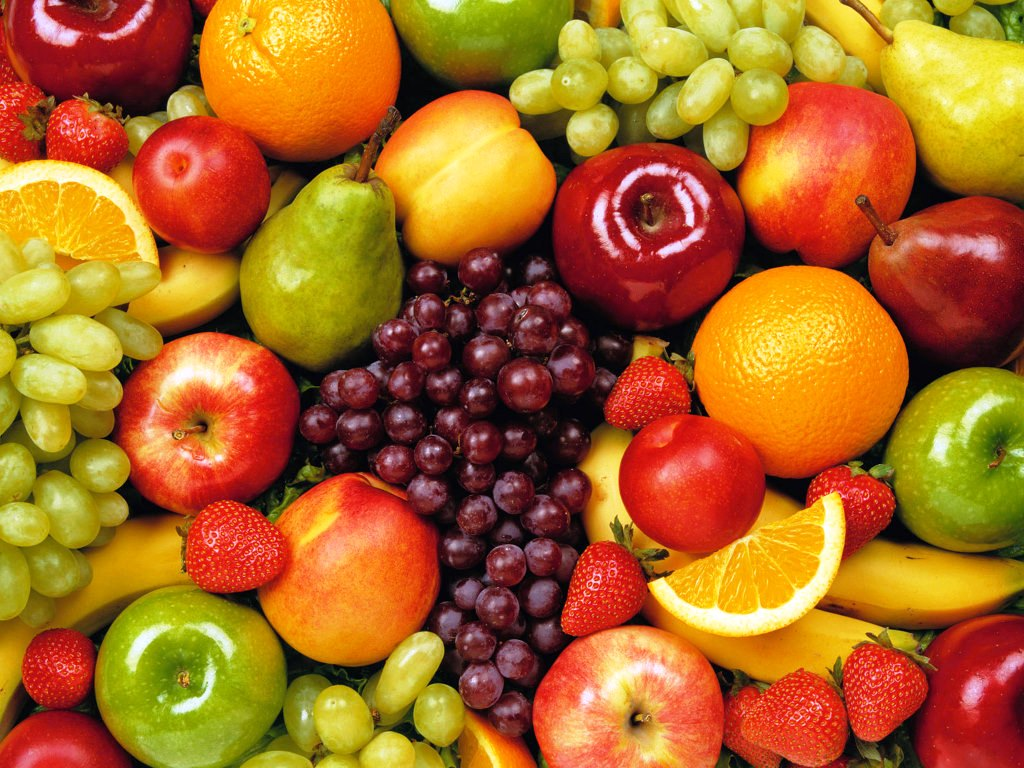
#> input picture frutas.jpg, 1024 x 768 px
$ python redimensionamiento.py
#> lines starting #> are read from the running program, lines starting #| are printed output that depends on the picture
import cv2
import matplotlib.pyplot as plt

image = cv2.imread("frutas.jpg")
#> image is the input picture: shape (768, 1024, 3); mean B, G, R 34.7, 104, 170.5

if image is None:
    print("Error: no se encontró frutas.jpg")
else:
    pequena = cv2.resize(
        image,
        (0, 0),
        fx=0.1,
        fy=0.1
    )
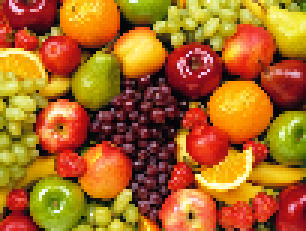
#> pequena: shape (77, 102, 3) (shown 3 times larger); mean B, G, R 34.7, 104.1, 170.8

    grande = cv2.resize(
        image,
        (600, 350)
    )
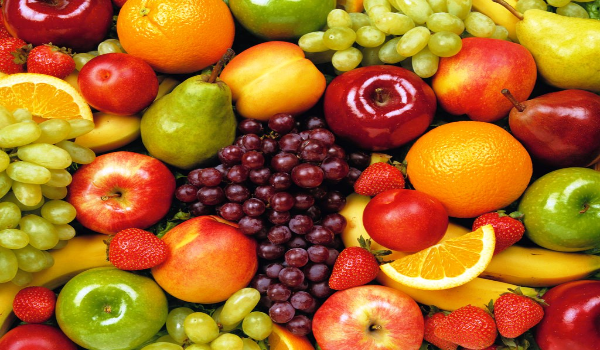
#> grande: shape (350, 600, 3); mean B, G, R 34.6, 103.9, 170.4

    interpolacion = cv2.resize(
        image,
        (780, 540),
        interpolation=cv2.INTER_LINEAR
    )
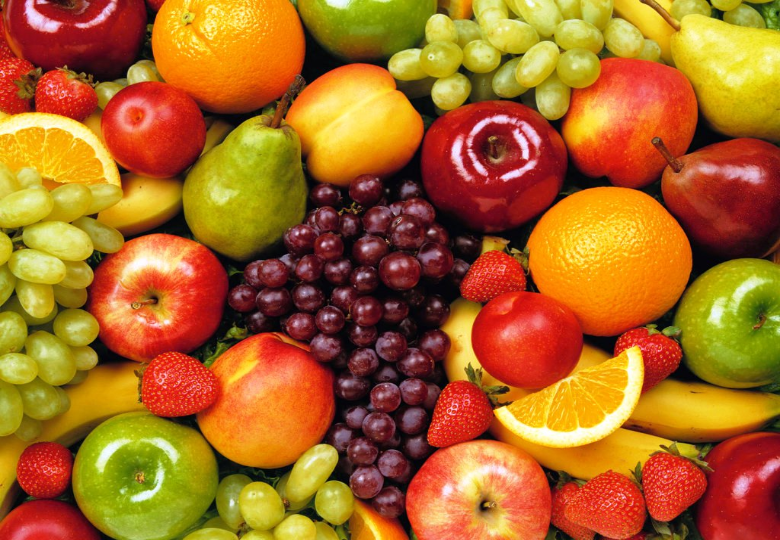
#> interpolacion: shape (540, 780, 3); mean B, G, R 34.6, 103.9, 170.4

    titulos = [
        "Original",
        "10 % del tamaño",
        "Tamaño fijo",
        "Interpolación lineal"
    ]

    imagenes = [
        image,
        pequena,
        grande,
        interpolacion
    ]

    plt.figure(figsize=(12, 8))

    for i in range(4):
        plt.subplot(2, 2, i + 1)

        imagen_rgb = cv2.cvtColor(
            imagenes[i],
            cv2.COLOR_BGR2RGB
        )

        plt.imshow(imagen_rgb)
        plt.title(titulos[i])
        plt.axis("off")

    plt.tight_layout()
    plt.show()
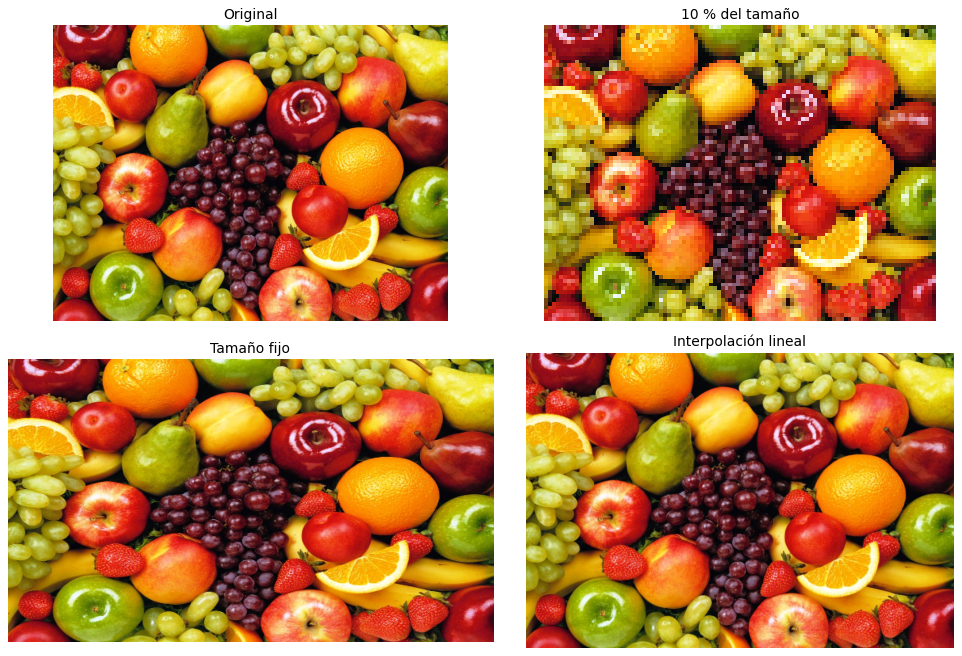
#> figure drawn by matplotlib, 4 panels

$ run again, with gatos_perros_casas.jpg copied over frutas.jpg
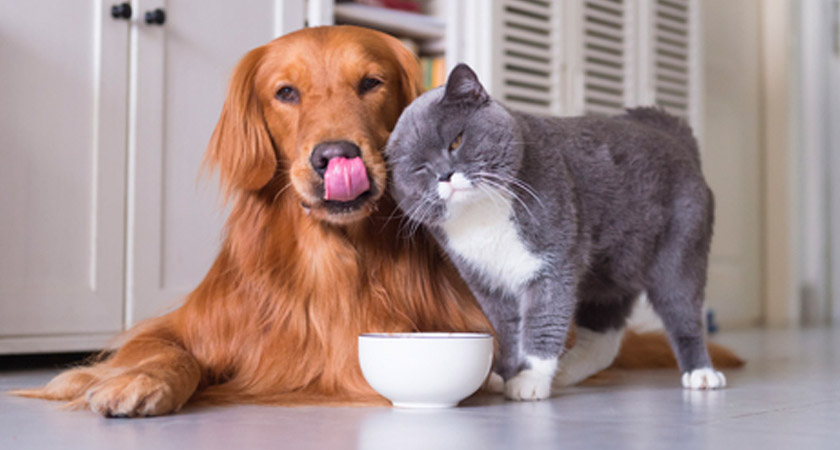
#> input picture gatos_perros_casas.jpg, 840 x 450 px
#> image is the input picture: shape (450, 840, 3); mean B, G, R 137.5, 140.6, 162.7
#> `interpolacion = cv2.resize( image, (780, 540), interpolation=cv2.INTER..`:
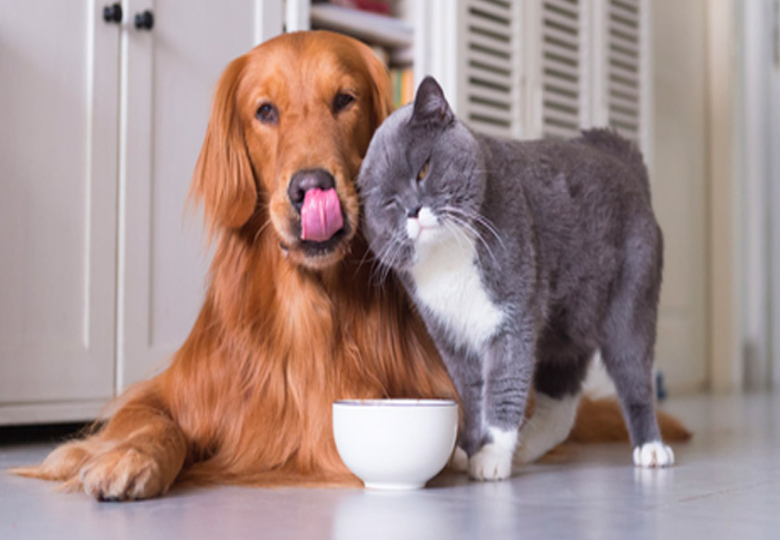
#> interpolacion: shape (540, 780, 3); mean B, G, R 137.4, 140.5, 162.6
#> `plt.show()`:
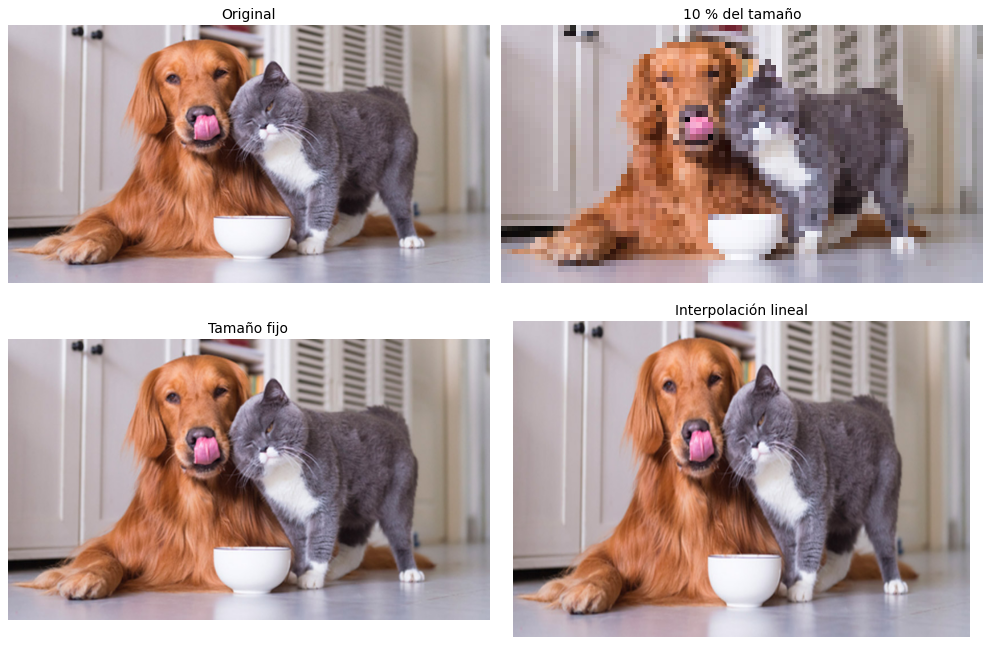
#> figure drawn by matplotlib, 4 panels

$ run again, with huerto.jpg copied over frutas.jpg
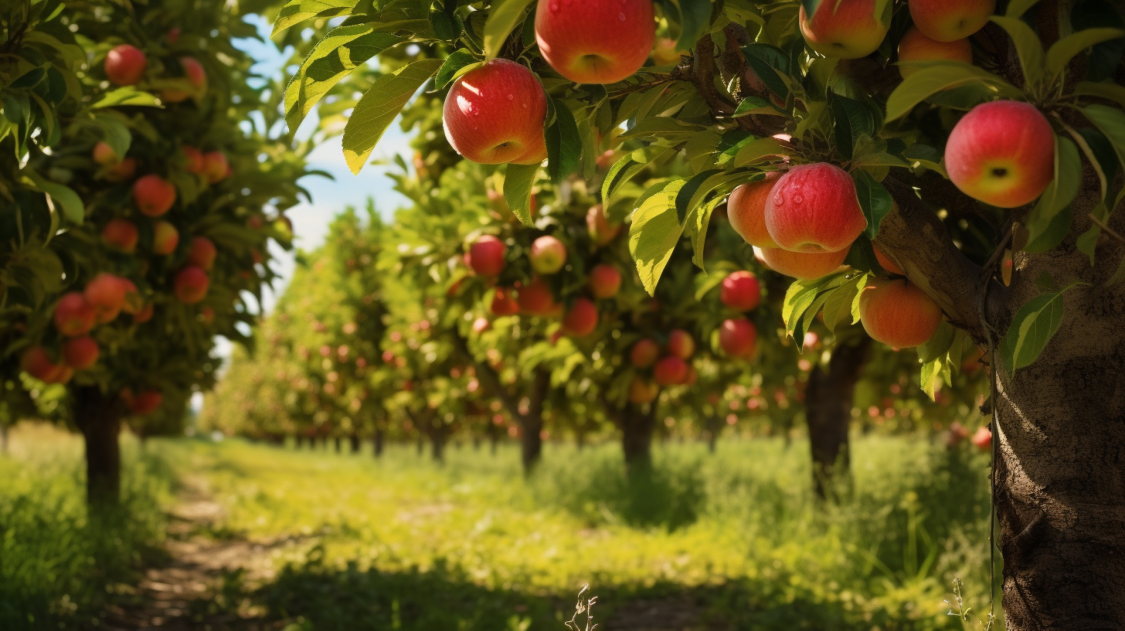
#> input picture huerto.jpg, 4500 x 2522 px (shown at 1/4 size)
#> image is the input picture: shape (2522, 4500, 3); mean B, G, R 27.9, 81.6, 95.6
#> `interpolacion = cv2.resize( image, (780, 540), interpolation=cv2.INTER..`:
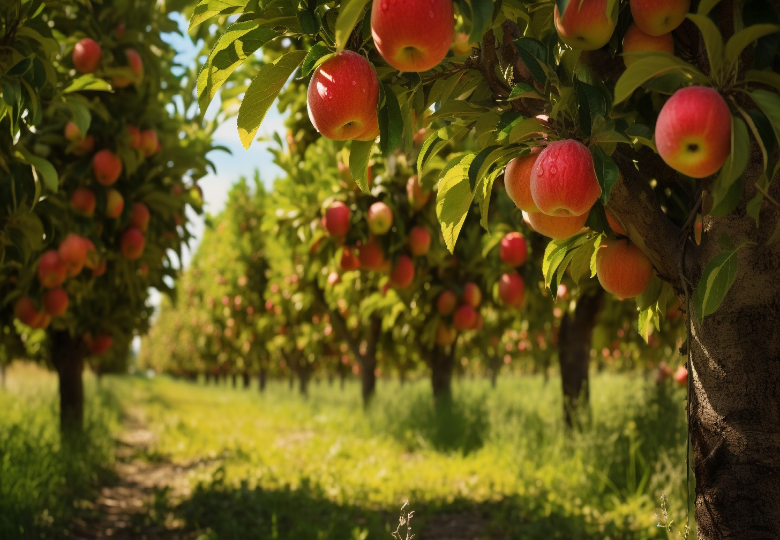
#> interpolacion: shape (540, 780, 3); mean B, G, R 27.8, 81.5, 95.5
#> `plt.show()`:
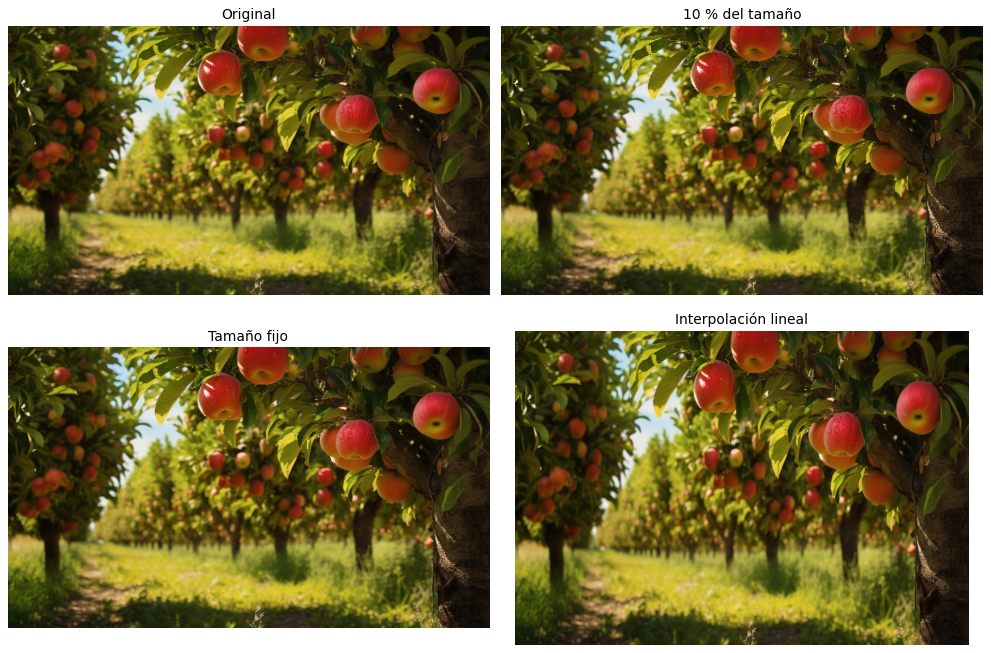
#> figure drawn by matplotlib, 4 panels
